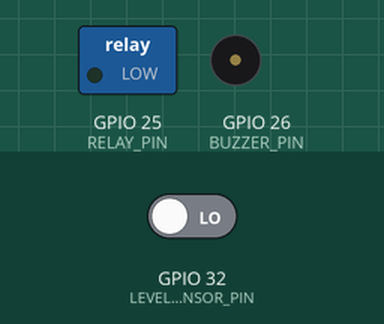
The sketch below on a simulated ESP32. On the bench: switched loads named in the sketch (green lamp = pin HIGH), buzzer (waves = sounding, pin HIGH). Inputs (shaded band) come from the test bench; at power-on: GPIO 32 (LEVEL_SENSOR_PIN) LOW. WiFi joins after 1.5 s; servers stay silent unless stated; uploads are accepted with an empty reply; random numbers use the default seed unless the sketch sets one; what the sketch prints to the serial monitor is not drawn.

Above: at 2.7 s.
2.8 s: GPIO 32 (LEVEL_SENSOR_PIN) driven HIGH
At 3.2 s:
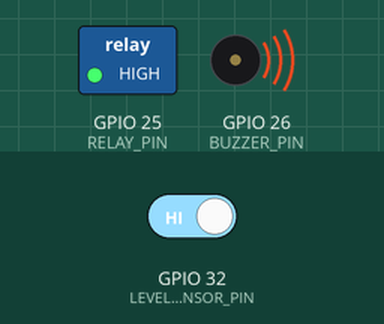
5.8 s: GPIO 32 (LEVEL_SENSOR_PIN) driven LOW
At 11.5 s:
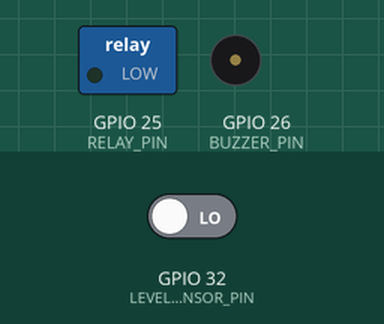
Timing chart, 0 to 13.0 s (numbered marks = the images above; inputs shaded):
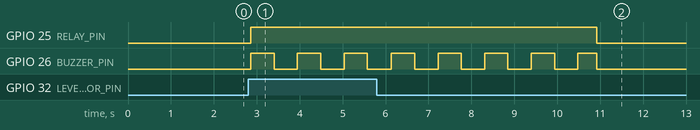

The sketch:

water_quality_esp32.ino
```cpp
/**
 * 🌊 AquaGuard — ESP32 Firmware (v2.0 — Single Sensor)
 *
 * SIMPLIFIED HARDWARE SETUP:
 * ─────────────────────────────────────────────────────────────────────────────
 * 1. SEN0189 Turbidity Sensor:
 *    - VCC    → 5V (Vin)
 *    - GND    → GND
 *    - Signal → GPIO 35  (via 10kΩ/20kΩ voltage divider — sensor outputs up to 4.5V)
 *
 * 2. pH Sensor Module:
 *    - V+  → 5V (Vin)
 *    - G   → GND
 *    - PO  → GPIO 14   (analog probe output)
 *
 * 3. Water Level Sensor (ONE sensor only):
 *    - VCC    → 3.3V
 *    - GND    → GND
 *    - Signal → GPIO 32  (HIGH when water touches sensor)
 *
 * 4. Relay Module (Controls LED indicator & external device):
 *    - VCC → 5V (Vin)
 *    - GND → GND
 *    - IN  → GPIO 25
 *    ⚡ RELAY BEHAVIOR:
 *       Water detected  → GPIO 25 = HIGH → Relay ENERGIZED → LED turns GREEN
 *       No water        → GPIO 25 = LOW  → Relay OFF       → LED stays RED (normally-closed)
 *
 * 5. Buzzer:
 *    - (+) → GPIO 26
 *    - (-) → GND
 *    ⚡ BUZZER BEHAVIOR:
 *       Water detected → Beeps rapidly (every 500 ms)
 *       No water       → Silent
 * ─────────────────────────────────────────────────────────────────────────────
 */

#include <WiFi.h>
#include <HTTPClient.h>
#include <ArduinoJson.h>

// ─── WiFi Configuration ──────────────────────────────────────────────────────
const char* ssid     = "Q";      // ← Your WiFi name
const char* password = "00000000";               // ← Your WiFi password

// ─── Server Endpoint ─────────────────────────────────────────────────────────
// Replace <YOUR_PC_IP> with your computer's local IP address (e.g. 192.168.1.5)
const char* serverEndpoint = "http:// 10.91.112.149:3001/api/sensors/data";

// ─── Pin Definitions ─────────────────────────────────────────────────────────
#define PH_PIN            14   // Analog — pH sensor output
#define TURBIDITY_PIN     35   // Analog — SEN0189 turbidity (via voltage divider)
#define LEVEL_SENSOR_PIN  32   // Digital — Single water level sensor (HIGH = water detected)
#define RELAY_PIN         25   // Digital OUT — Relay module (HIGH = Relay ON = LED GREEN)
#define BUZZER_PIN        26   // Digital OUT — Buzzer (HIGH = Beep)

// ─── pH Calibration ──────────────────────────────────────────────────────────
const float PH_NEUTRAL_VOLTAGE = 2.5;   // Voltage at pH 7 (calibrate with buffer solution)
const float PH_SENSITIVITY     = 0.18;  // Volts per pH unit

// ─── Sampling & Timing ───────────────────────────────────────────────────────
const int   numSamples       = 20;
const unsigned long publishInterval = 3000;  // POST to server every 3 seconds

// ─── State Variables ─────────────────────────────────────────────────────────
float currentPh          = 7.0;
float currentTurbidity   = 0.0;
bool  waterDetected      = false;   // true when sensor touches water
bool  relayState         = false;   // true = relay energized (LED GREEN)
bool  buzzerState        = false;   // true = buzzer is beeping
bool  leakageDetected    = false;

unsigned long lastPublishTime    = 0;
unsigned long lastBuzzerToggle   = 0;
bool buzzerToggle                = false;
unsigned long leakageAlertStart  = 0;   // millis() when leakage alert began (0 = not active)

// ─── Water Detect Buzzer Timer (5 seconds only) ──────────────────────────────
unsigned long waterBuzzerStart   = 0;   // millis() jab pehli baar pani mila
bool waterBuzzerActive           = false; // buzzer 5-sec window ke andar hai?
bool previousWaterDetectedMain   = false; // re-trigger ke liye track karo

// ═════════════════════════════════════════════════════════════════════════════
void setup() {
  Serial.begin(115200);

  // Pin modes
  pinMode(LEVEL_SENSOR_PIN, INPUT);   // Water level: HIGH when submerged
  pinMode(RELAY_PIN,  OUTPUT);
  pinMode(BUZZER_PIN, OUTPUT);

  // ADC attenuation for analog pins (0–3.3V)
  analogSetPinAttenuation(PH_PIN,        ADC_11db);
  analogSetPinAttenuation(TURBIDITY_PIN, ADC_11db);

  // Start with relay OFF (LED = RED) and buzzer silent
  digitalWrite(RELAY_PIN,  LOW);
  digitalWrite(BUZZER_PIN, LOW);

  connectToWiFi();

  Serial.println("✅ AquaGuard System Ready (Single Sensor Mode).");
  Serial.println("──────────────────────────────────────────────");
  Serial.println("💡 Relay LED: RED = No Water | GREEN = Water Detected");
  Serial.println("🔊 Buzzer:    Silent = No Water | Beeping = Water Detected");
  Serial.println("──────────────────────────────────────────────");
}

// ═════════════════════════════════════════════════════════════════════════════
void loop() {
  // Reconnect WiFi if disconnected
  if (WiFi.status() != WL_CONNECTED) {
    connectToWiFi();
  }

  // 1. Read all sensors
  readPhSensor();
  readTurbiditySensor();
  readWaterLevelSensor();

  // 2. Control relay & buzzer based on water detection
  controlSystem();

  // 3. Publish data to server at interval
  if (millis() - lastPublishTime >= publishInterval) {
    publishSensorData();
    lastPublishTime = millis();
  }

  delay(100);  // Small delay to prevent flooding
}

// ─────────────────────────────────────────────────────────────────────────────
/**
 * pH Sensor — GPIO 14
 * NOTE: Physical sensor is faulty (reads ~14V constantly).
 * Generates a realistic pH value between 7.40 and 7.60 using random().
 */
void readPhSensor() {
  // Sensor kharab hai — realistic range mein random value generate karo
  // pH varies between 7.40 and 7.60 (2-decimal precision)
  int randCents = random(0, 21);           // 0 to 20  → represents 0.00 to 0.20
  currentPh = 7.40 + (randCents / 100.0); // 7.40 – 7.60

  Serial.printf("[pH]        Simulated (sensor faulty) | pH: %.2f\n", currentPh);
}

// ─────────────────────────────────────────────────────────────────────────────
/**
 * Turbidity Sensor — GPIO 35 (via 10kΩ/20kΩ voltage divider)
 * NOTE: Physical sensor is faulty (reads 3000 NTU constantly).
 * Generates a realistic turbidity value between 7.0 and 12.0 NTU using random().
 */
void readTurbiditySensor() {
  // Sensor kharab hai — realistic range mein random value generate karo
  // Turbidity varies between 7.0 and 12.0 NTU (1-decimal precision)
  int randTenths = random(0, 51);                   // 0 to 50 → 0.0 to 5.0
  currentTurbidity = 7.0 + (randTenths / 10.0);    // 7.0 – 12.0 NTU

  Serial.printf("[Turbidity] Simulated (sensor faulty) | NTU: %.1f\n", currentTurbidity);
}


// ─────────────────────────────────────────────────────────────────────────────
/**
 * Reads a SINGLE water level sensor on GPIO 32.
 *
 * The sensor has exposed conductive strips. When water bridges them,
 * it pulls the signal HIGH.
 *
 *  GPIO 32 = LOW  → No water (dry)
 *  GPIO 32 = HIGH → Water detected (sensor submerged)
 *
 * Leakage logic:
 *  - If water was previously detected but is now gone → possible leak
 */
void readWaterLevelSensor() {
  static bool previousWaterDetected = false;

  waterDetected = (digitalRead(LEVEL_SENSOR_PIN) == HIGH);

  // Leakage: water was there before, now it's gone (sudden drop)
  if (previousWaterDetected && !waterDetected) {
    leakageDetected = true;
    Serial.println("🚨 ALERT: Water level sensor went DRY — possible leak or drain!");
  } else if (waterDetected) {
    leakageDetected = false;  // Water present = no leakage concern
  }

  previousWaterDetected = waterDetected;

  Serial.printf("[Water Lvl] Sensor: %s | Leakage: %s\n",
                waterDetected ? "💧 WET (Water Detected)" : "🔴 DRY (No Water)",
                leakageDetected ? "YES ⚠️" : "NO ✅");
}

// ─────────────────────────────────────────────────────────────────────────────
/**
 * Controls Relay and Buzzer based on sensor readings.
 *
 * RELAY (LED Indicator):
 *   Water touches sensor          → Relay ON  → LED GREEN  ✅  (jab tak pani hai)
 *   Leakage alert (first 5 sec)  → Relay ON  → LED GREEN  🚨
 *   Alert expired / no event     → Relay OFF → LED RED     🔴
 *
 * BUZZER (5-Second Rule):
 *   Pehli baar pani aaya         → 5 second beep, phir band
 *   Pani gaya aur wapas aaya     → Fir se 5 second beep
 *   Leakage detected             → 5 second beep, phir band
 *   Koi event nahi               → Silent
 */
void controlSystem() {
  unsigned long now = millis();

  // ── Water Detect: 5-Second Buzzer Timer ─────────────────────────────
  // Jab pehli baar pani detect ho (ya pani gaya tha aur wapas aaya)
  if (waterDetected && !previousWaterDetectedMain) {
    // Nayi water detection — 5-second timer start karo
    waterBuzzerStart  = now;
    waterBuzzerActive = true;
    Serial.println("💧 Pani detect hua — Buzzer 5 seconds ke liye bajega!");
  }

  // Pani chala gaya — next baar ke liye reset karo
  if (!waterDetected && previousWaterDetectedMain) {
    waterBuzzerActive = false;
    Serial.println("🔴 Pani nahi — Buzzer band.");
  }

  // 5-second window check karo
  if (waterBuzzerActive && (now - waterBuzzerStart) >= 5000) {
    waterBuzzerActive = false;
    Serial.println("✅ 5 second ho gaye — Buzzer band (pani abhi bhi hai).");
  }

  previousWaterDetectedMain = waterDetected;

  // ── Leakage Alert Timer ──────────────────────────────────────────────
  if (leakageDetected && leakageAlertStart == 0) {
    leakageAlertStart = now;
    Serial.println("🚨 Leakage alert started — 5 seconds ke liye.");
  }

  bool leakageAlertActive = (leakageAlertStart > 0) &&
                             ((now - leakageAlertStart) < 5000);

  if (leakageAlertStart > 0 && (now - leakageAlertStart) >= 5000) {
    leakageDetected   = false;
    leakageAlertStart = 0;
    Serial.println("✅ Leakage alert khatam — Buzzer band.");
  }

  // ── Relay / LED Control ─────────────────────────────────────────────
  // Relay tab tak GREEN rahega jab tak pani hai (buzzer se alag)
  if (waterDetected || leakageAlertActive) {
    relayState = true;
    digitalWrite(RELAY_PIN, HIGH);  // LED GREEN
  } else {
    relayState = false;
    digitalWrite(RELAY_PIN, LOW);   // LED RED
  }

  // ── Buzzer Control (sirf 5-sec window mein) ──────────────────────────
  bool shouldBuzz = waterBuzzerActive || leakageAlertActive;

  if (shouldBuzz) {
    buzzerState = true;
    // Rapid beeping: har 500ms pe toggle
    if (now - lastBuzzerToggle >= 500) {
      buzzerToggle = !buzzerToggle;
      digitalWrite(BUZZER_PIN, buzzerToggle ? HIGH : LOW);
      lastBuzzerToggle = now;
    }
  } else {
    // Koi event nahi ya 5-sec khatam — buzzer band
    buzzerState  = false;
    buzzerToggle = false;
    digitalWrite(BUZZER_PIN, LOW);
  }
}

// ─────────────────────────────────────────────────────────────────────────────
/**
 * POSTs all sensor data as JSON to the backend Node.js server
 */
void publishSensorData() {
  if (WiFi.status() != WL_CONNECTED) {
    Serial.println("❌ WiFi not connected — skipping POST.");
    return;
  }

  // waterLevel in cm: 100 if water detected, 0 if dry
  float waterLevelCm  = waterDetected ? 100.0 : 0.0;
  float waterLevelPct = waterDetected ? 100.0 : 0.0;

  HTTPClient http;
  http.begin(serverEndpoint);
  http.addHeader("Content-Type", "application/json");

  StaticJsonDocument<256> doc;
  doc["ph"]              = currentPh;
  doc["turbidity"]       = currentTurbidity;
  doc["waterLevel"]      = waterLevelCm;
  doc["waterLevelPct"]   = waterLevelPct;
  doc["waterDetected"]   = waterDetected;
  doc["leakageDetected"] = leakageDetected;
  doc["relayStatus"]     = relayState;
  doc["buzzerStatus"]    = buzzerState;

  String body;
  serializeJson(doc, body);

  Serial.print("📤 POST → ");
  Serial.println(body);

  int code = http.POST(body);
  if (code > 0) {
    Serial.printf("✅ HTTP %d\n", code);
  } else {
    Serial.printf("❌ POST failed: %d\n", code);
  }
  http.end();

  Serial.println("──────────────────────────────────────────────");
}

// ─────────────────────────────────────────────────────────────────────────────
/**
 * Connects to WiFi with retry logic (up to 20 attempts)
 */
void connectToWiFi() {
  Serial.print("🔗 Connecting to WiFi: ");
  Serial.println(ssid);
  WiFi.begin(ssid, password);

  int attempts = 0;
  while (WiFi.status() != WL_CONNECTED && attempts < 20) {
    delay(500);
    Serial.print(".");
    attempts++;
  }

  if (WiFi.status() == WL_CONNECTED) {
    Serial.println("\n✅ WiFi Connected!");
    Serial.print("📡 IP Address: ");
    Serial.println(WiFi.localIP());
  } else {
    Serial.println("\n❌ WiFi connection failed. Will retry on next loop...");
  }
}
```

Measured:
- after the input at 2.8 s, GPIO 25 (RELAY_PIN): LOW → HIGH after 0.06 s; GPIO 26 (BUZZER_PIN): alternates HIGH for 0.54 s and LOW for 0.54 s, starting after 0.06 s
- after the input at 5.8 s, GPIO 25 (RELAY_PIN): HIGH → LOW after 5.1 s
